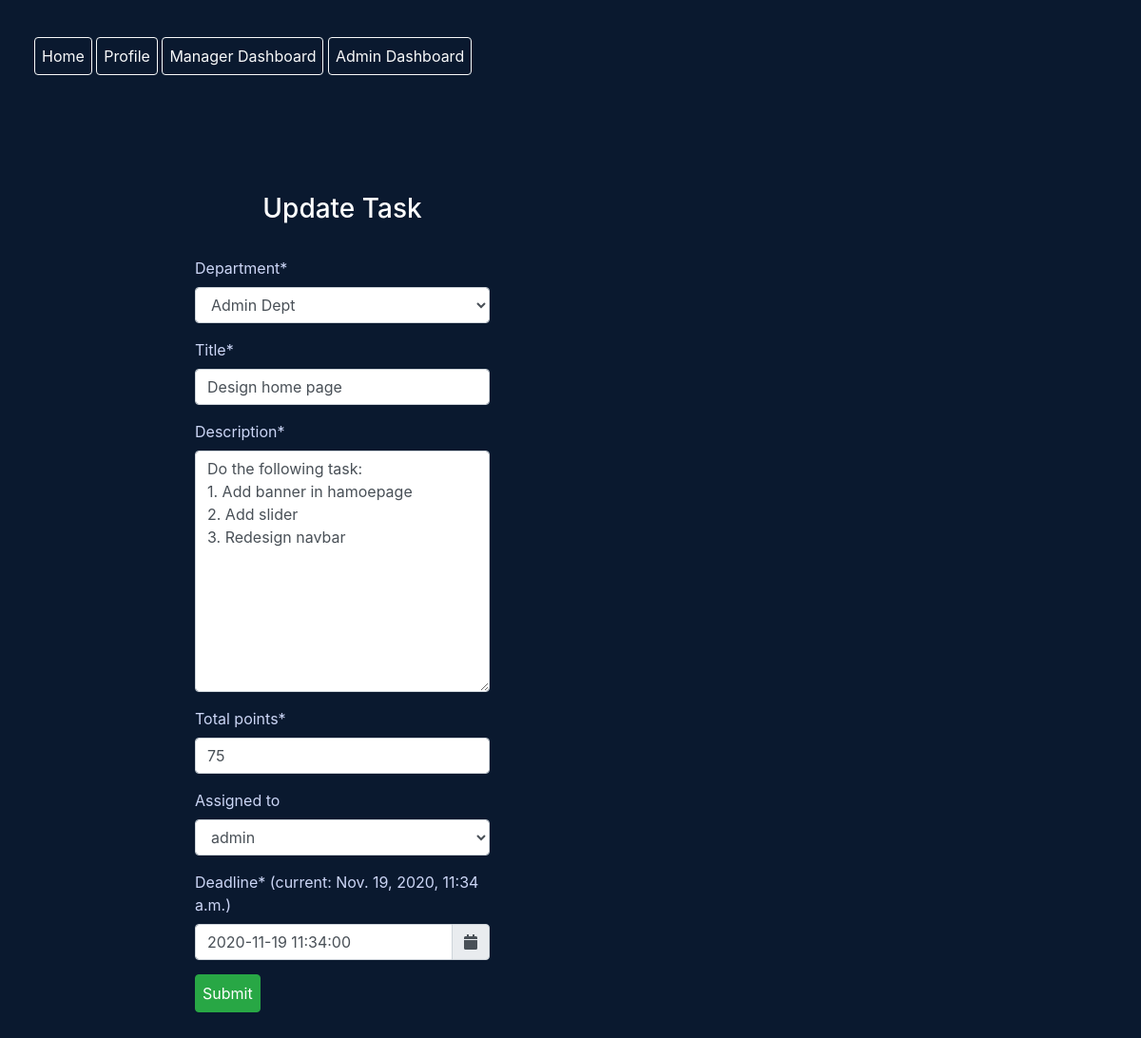
/create/update-task/1 (signed in), run on the app's committed database.
### createMode/models.py (models this page shows, shortened)
class Task(models.Model):
	title = models.CharField(max_length=240)
	description = models.TextField()
	total_points = models.PositiveIntegerField(validators=[MinValueValidator(10), MaxValueValidator(100)])
	department = models.ForeignKey(Department, on_delete=models.CASCADE)
	deadline = models.DateTimeField()
	assigned_to = models.ForeignKey(User, on_delete=models.SET_NULL, blank=True, null=True, related_name='assigned_to_user')
	created_by = models.ForeignKey(User, on_delete=models.SET_NULL, blank=True, null=True, related_name='created_by_user')
	created_at = models.DateTimeField(auto_now_add=True)
	submitted = models.BooleanField(default=False)
	reviewed = models.BooleanField(default=False)
	review_id = models.PositiveIntegerField(blank=True, null=True)
	is_accepted = models.BooleanField(default=False)
	is_rejected = models.BooleanField(default=False)

### createMode/views.py (the view, shortened to what this page needs)
# urls.py: path('update-task/<int:pk>', TaskUpdateView.as_view(), name='update-task'),
class TaskUpdateView(LoginRequiredMixin, ManagerRequiredMixin, UpdateView):
    model = Task
    form_class = TaskForm
    template_name = 'createMode/update_task.html'
    def get_form_kwargs(self):
        kwargs = super(TaskUpdateView, self).get_form_kwargs()
        kwargs.update({'user': self.request.user})
        return kwargs

### createMode/forms.py
class TaskForm(forms.ModelForm):
	deadline = forms.DateTimeField(
        input_formats=['%d/%m/%Y %H:%M'],
        widget=forms.DateTimeInput(attrs={
            'class': 'form-control datetimepicker-input',
            'data-target': '#datetimepicker1'
        })
       )
	class Meta:
		model = Task
		fields = ('department', 'title', 'description', 'total_points', 'assigned_to', 'deadline')
	def __init__(self, *args, **kwargs):
		department = EmployeeJobInfo.objects.filter(user=kwargs.pop('user'))[0].department
		super(TaskForm, self).__init__(*args, **kwargs)
		self.fields['department'].queryset = Department.objects.filter(pk = department.pk)
		self.fields['assigned_to'].queryset = User.objects.select_related('employeejobinfo').filter(employeejobinfo__department=department)

### core/context_processors.py (called while the page is built)
def check_authorization(request):
	if request.user.is_superuser:
		user_is_admin = True
	else:
		user_is_admin = False
	if request.user.is_authenticated:
		user_is_authenticated = True
		jobinfo = EmployeeJobInfo.objects.filter(user = request.user)[0]
		if jobinfo and jobinfo.isManager == True:
			user_is_manager = True
		else:
			user_is_manager = False
	else:
		user_is_authenticated = False
		user_is_manager = False
	return {
		'user_is_authenticated' : user_is_authenticated,
		'user_is_admin': user_is_admin,
		'user_is_manager' : user_is_manager,
	}

### core/models.py (called while the page is built)
	def __str__(self):
		return self.name

### createMode/views.py (called while the page is built)
    def dispatch(self, request, *args, **kwargs):
        usr = request.user
        usr_job_info = EmployeeJobInfo.objects.get(user=usr)
        if usr.is_authenticated and usr_job_info.isManager:
            pass
        else:
            return redirect('core:index')
        return super().dispatch(request, *args, **kwargs)

### createMode/templates/createMode/update_task.html (shortened to what this page needs)
{% extends 'core/base.html' %}
{% load crispy_forms_tags %}
{% load static %}
{% block head %}
    <link rel="stylesheet" href="https://cdnjs.cloudflare.com/ajax/libs/tempusdominus-bootstrap-4/5.1.2/css/tempusdominus-bootstrap-4.min.css" />
{% endblock %}
{% block content %}
	<div class="infoupdateform container">
		<h3>Update Task</h3>
			<form method="POST" class="form-group">
		  		{% for field in form %}
		  			{% if field.name != "deadline" %}
		  				{{ field|as_crispy_field }}
		  			{% endif %}
		  		{% endfor %}
			  	<label for="datetimepicker1" class="">
	                Deadline* (current: {{ form.deadline.value }})
	            </label>
				<div class="input-group date" id="datetimepicker1" data-target-input="nearest">
			  		{{ form.deadline }}
			 		 <div class="input-group-append" data-target="#datetimepicker1" data-toggle="datetimepicker">
			    		<div class="input-group-text"><i class="fa fa-calendar"></i></div>
			 			 </div>
					</div>
					<button type="submit" class="btn btn-success">Submit</button>
	</div>
{%  endblock %}

### core/static/core/style.css (style rules this page uses)
html, body { background-color: #0a192f; color: rgb(204, 214, 246); }
h1, h2, h3, h4, h5 { color: white; }
.infoupdateform { margin-left: 15%; margin-top: 50px; padding: 25px; width: 30%; }
.btn { margin-top: 15px; padding: 7px; cursor: pointer; }
h3 { padding: 25px 0px; }

### assignment/static/assignment/style.css (style rules this page uses)
h1,h3 { text-align: center; }

### data on the page
Task: form "Admin Dept" "Design home page" "Do the following task: 1. Add banner in hamoepage 2. Add slider 3. Redesign navbar" "75" "admin", deadline "2020-11-19 11:34:00"
